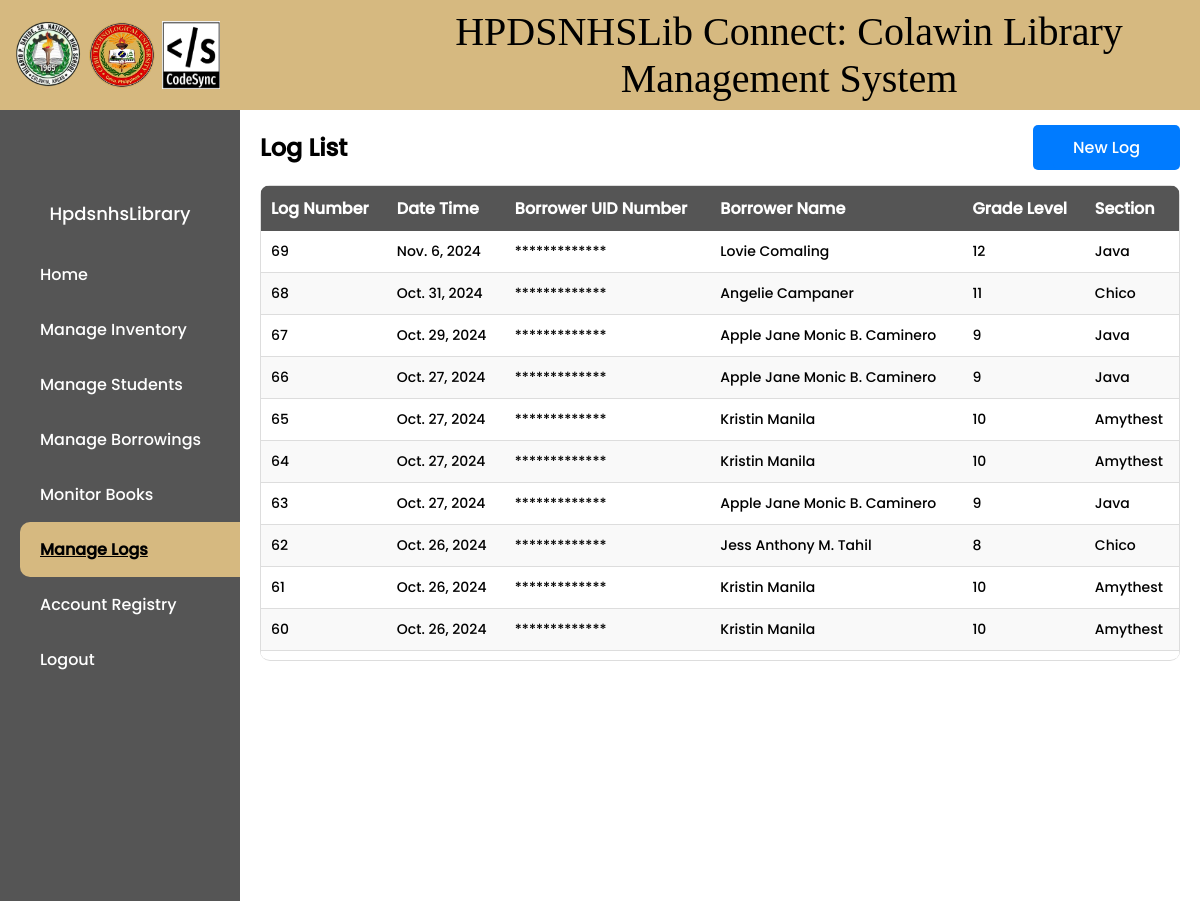
The page /list/ (signed in, upper part) on the database as committed earlier.
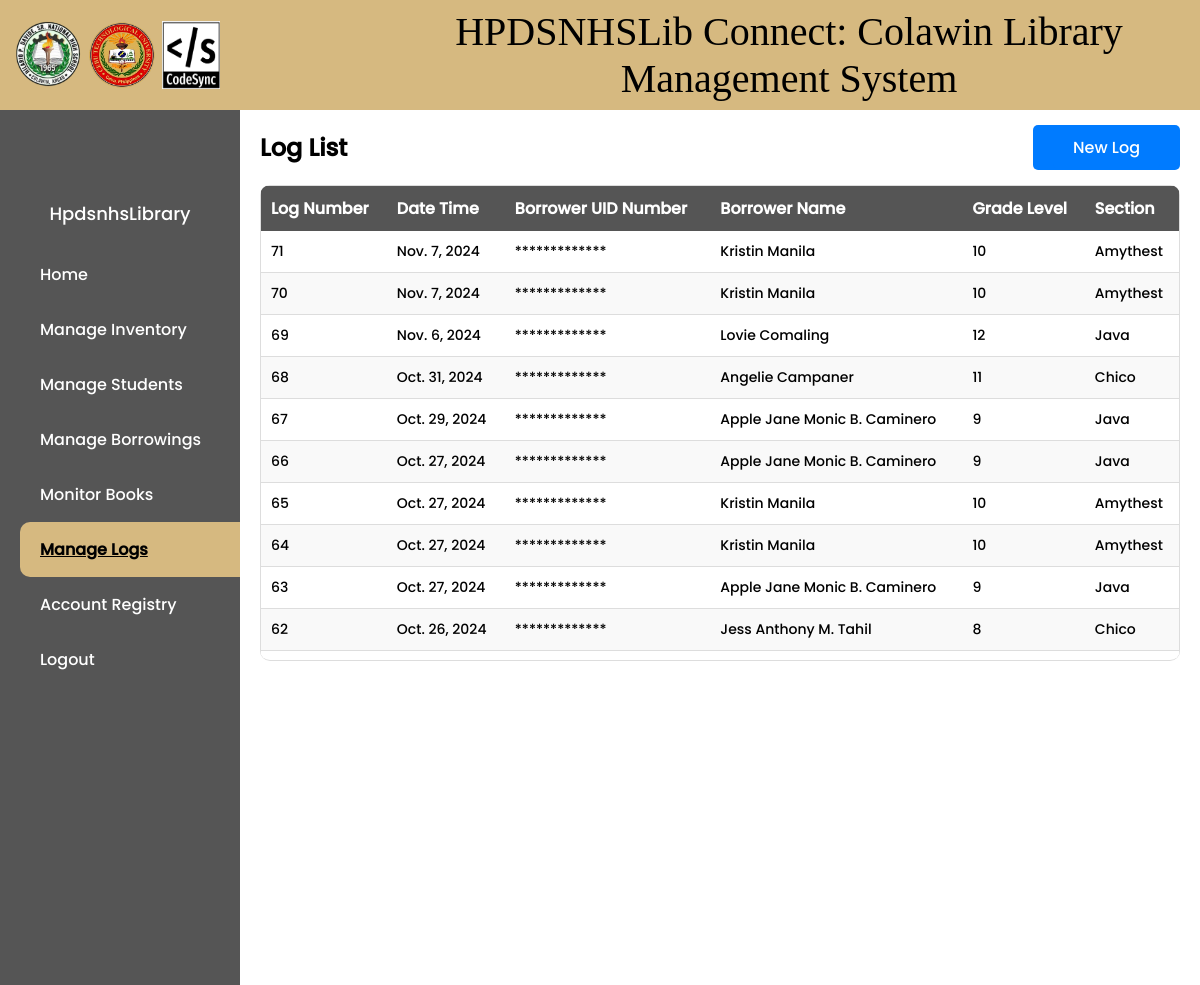
The same page on the database as committed later.
### library/models.py (models this page shows, shortened)
class Attendance(models.Model):
    attendance_number = models.AutoField(primary_key=True)
    date_time = models.DateTimeField(auto_now_add=True)
    borrower_uid_number = models.CharField(max_length=20)
    borrower_name = models.CharField(max_length=100)
    grade_level = models.IntegerField(null=True, blank=True)
    section = models.CharField(max_length=100, null=True, blank=True)

### library/views.py (the view)
# urls.py: path('list/', views.attendance_list, name='attendance-list'),
@login_required
def attendance_list(request):
    attendances = Attendance.objects.all().order_by('-date_time')
    return render(request, 'library/attendance_list.html', {'attendances': attendances})

### library/context_processors.py (called while the page is built)
def navbar_context(request):
    username = None
    if request.user.is_authenticated:
        username = request.user.username
    return {'username': username}

### library/templatetags/custom_filters.py (called while the page is built)
@register.filter(name='obfuscate')
def obfuscate(value):
    return '*' * len(value)

### library/templates/library/attendance_list.html (shortened to what this page needs)
{% extends 'main.html' %}
{% load static %}
{% load custom_filters %}
{% block content %}
<!DOCTYPE html>
<html>
<head>
    {% block css %}
    <link rel="stylesheet" type="text/css" href="{% static 'styles/attendance_list.css' %}">
    {% endblock %}
</head>
<body>
    <div class="main-content">
        <div class="head">
            <div class="buttons" style="display: flex; justify-content: space-between; align-items: center;">
                <h2>Log List</h2>
                <div class="add">
                    <a href="{% url 'create-attendance' %}">New Log</a>
                </div>
            </div>
        </div>
    <div class="table-container">
    <table>
        <thead>
            <tr>
                <th>Log Number</th>
                <th>Date Time</th>
                <th>Borrower UID Number</th>
                <th>Borrower Name</th>
                <th>Grade Level</th>
                <th>Section</th>
            </tr>
        </thead>
        <tbody>
            {% for attendance in attendances %}
                <tr>
                    <td>{{ attendance.attendance_number }}</td>
                    <td>{{ attendance.date_time.date }}</td>
                    <td>{{ attendance.borrower_uid_number|obfuscate }}</td>
                    <td>{{ attendance.borrower_name }}</td>
                    <td>{{ attendance.grade_level }}</td>
                    <td>{{ attendance.section }}</td>
                </tr>
            {% endfor %}
        </tbody>
    </table>
</div>
</div>
</body>
</html>
{% endblock %}

Rows that differ between the two databases and show on the page:
no longer on this page (row unchanged): Attendance: attendance_number "61", date_time "Oct. 26, 2024", borrower_uid_number|obfuscate "*************", borrower_name "Kristin Manila", grade_level "10", section "Amythest"
no longer on this page (row unchanged): Attendance: attendance_number "60", date_time "Oct. 26, 2024", borrower_uid_number|obfuscate "*************", borrower_name "Kristin Manila", grade_level "10", section "Amythest"
added Attendance: attendance_number "71", date_time "Nov. 7, 2024", borrower_uid_number|obfuscate "*************", borrower_name "Kristin Manila", grade_level "10", section "Amythest"
added Attendance: attendance_number "70", date_time "Nov. 7, 2024", borrower_uid_number|obfuscate "*************", borrower_name "Kristin Manila", grade_level "10", section "Amythest"
